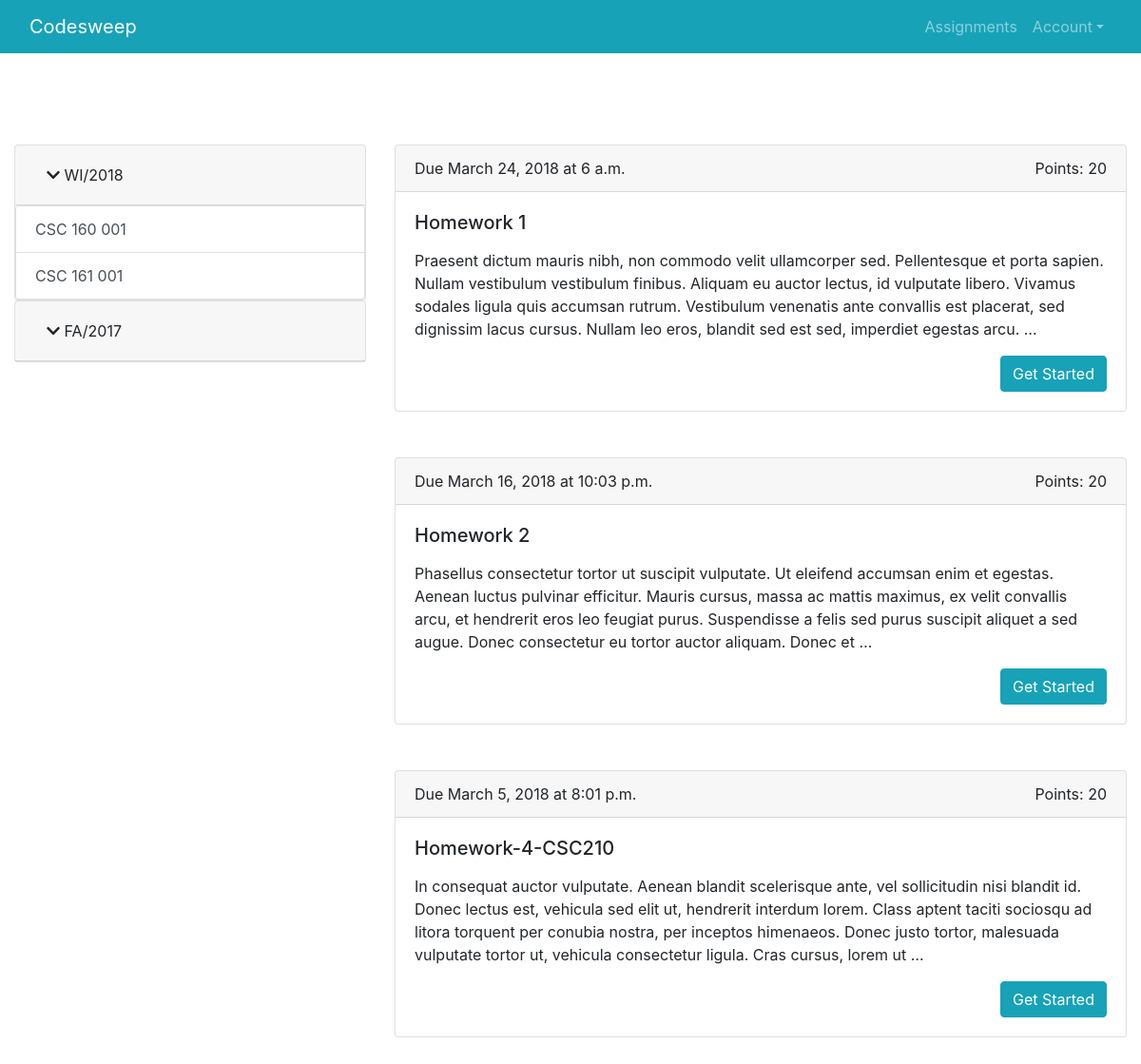
The page /assignments/ (signed in) on the database its author committed.
### mainapp/models.py (models this page shows, shortened)
class Course(models.Model):
    subject = models.CharField(max_length=3)
    number = models.CharField(max_length=3)
    section = models.CharField(max_length=3)
    professor = models.ForeignKey("auth.User", limit_choices_to={'groups__name': "Faculty"}, related_name="faculty_profile", on_delete=models.CASCADE)
    term = models.ForeignKey(Term, on_delete=models.CASCADE)
    students = models.ManyToManyField("auth.User", limit_choices_to={'groups__name': "Student"}, related_name="student_profile")
    class Meta:
        unique_together = ("subject", "number", "section")

class Assignment(models.Model):
    title = models.CharField(max_length=128, unique=True)
    points = models.IntegerField(default=0, blank=True)
    description = models.TextField(blank=True)
    date_due = models.DateField(blank=True)
    time_due = models.TimeField(blank=True)
    inputs = models.TextField()
    outputs = models.TextField()
    function_definition = models.CharField(max_length=128)
    comment_to_code_ratio = models.IntegerField(default=0, blank=True,
                    help_text="This number represents the percentage of \
                    characters that are within comments, compared to the \
                    entire body of code")
    slug = models.SlugField(unique=True)
    course = models.ForeignKey(Course, on_delete=models.CASCADE)
    instruction_file = models.ManyToManyField(InstructionFile, blank=True)

### mainapp/views.py (the view, shortened to what this page needs)
# urls.py: url(r'^assignments/', include('mainapp.urls'))
@login_required
def assignments(request):
	terms = Course.objects.filter(students = request.user).values('term__season', 'term__year').distinct()
	courses = Course.objects.filter(students = request.user)
	assignments = Assignment.objects.filter(course__in=courses)
	context_dict = {
		'assignments': assignments,
		'courses': courses,
		'terms': terms,
	}
	return render(request, 'mainapp/assignments.html', context_dict)

### templates/mainapp/assignments.html (shortened to what this page needs)
<!DOCTYPE html>
{% load staticfiles %}
<html lang="en">
  <head>
    <link rel="stylesheet" href="../../static/css/bootstrap.css">
    <link rel="stylesheet" href="../../static/css/bootstrap-grid.css">
    <link rel="stylesheet" href="../../static/css/bootstrap-reboot.css">
    <link rel="stylesheet" type="text/css" href="../../static/css/styles.css">
  </head>
  <body>
	<nav class="navbar navbar-expand-md navbar-dark bg-info">
		<div class="container">
			<a href="/assignments/" class="navbar-brand">Codesweep</a>
			<div class="navbar-collapse collapse justify-content-stretch" id="navbar7">
				<ul class="navbar-nav ml-auto">
					<li class="nav-item">
						<a class="nav-link" href="/assignments/">Assignments</a>
					</li>
					<li class="nav-item dropdown">
						<a class="nav-link dropdown-toggle" href="#" id="navbarDropdownMenuLink" data-toggle="dropdown" aria-haspopup="true" aria-expanded="false">Account</a>
					</li>
				</ul>
			</div>
		</div>
	</nav>
	<div class="container pt-5">
		<div class="row justify-content-between">
			<div class="col-md-4 mt-5">
				<div id="accordion">
                  {% for term in terms %}
				  <div class="card">
				    <div class="card-header" id="heading{{forloop.counter}}" >
				        <a class="btn btn-link" data-toggle="collapse" data-target="#body{{ forloop.counter }}" aria-expanded="true" aria-controls="{{ forloop.counter }}">
						<i class="fa fa-chevron-down"></i>
				          {{ term.term__season }}/{{ term.term__year }}
					  </a>
				    </div>
				    <div id="body{{ forloop.counter }}" class="collapse {%if forloop.counter == 1%}show{%endif%}" aria-labelledby="heading{{forloop.counter}}" data-parent="#accordion">
						<div class="list-group">
    						{% for course in courses %}
                            {% if course.term.year == term.term__year %}
                            {% if course.term.season == term.term__season %}
    						<a href="{{course.subject}}{{course.number}}{{course.section}}" style="cursor:pointer;" href="" class="list-group-item list-group-item-action">{{ course.subject }} {{ course.number }} {{ course.section }}</a>
                            {% endif %}
                            {% endif %}
                            {% endfor %}
    					</div>
				    </div>
				  </div>
                  {% endfor %}
				</div>
			</div>
			<div class="animated bounceInUp col col-lg-8 mb-5">
				{% if assignments %} {% for assignment in assignments %}
				<div class="card mt-5">
					<div class="card-header">
						<div>
							Due {{ assignment.date_due }} at {{ assignment.time_due }}
							<div class="float-right">
								Points: {{ assignment.points }}
							</div>
						</div>
					</div>
					<div class="card-body">
						<h5 class="card-title">{{ assignment.title }}</h5>
						<p class="card-text">{{ assignment.description|truncatewords:50|linebreaks }}</p>
						<a href="{{ assignment.slug }}" class="btn btn-primary float-right btn-info">Get Started</a>
					</div>
				</div>
				{% endfor %}
			</div>
			{% else %}
			<div class="display-3 text-center mt-4"> Homework will be posted momentarily </div>
			{% endif %}
		</div>
	</div>
</body>
</html>

### rows shown on the page
Course: subject "CSC", number "160", section "001"
Course: subject "CSC", number "161", section "001"
Assignment: date_due "March 24, 2018", time_due "6 a.m.", points "20", title "Homework 1", description "Praesent dictum mauris nibh, non commodo velit ullamcorper sed. Pellentesque et porta sapien. Nullam vestibulum vestibulum finibus. Aliquam eu auctor lectus, id vulputate libero. Vivamus sodales ligula quis accumsan rutrum. Vestibulum venenatis ante convallis est placerat, sed dignissim lacus cursus. Nullam leo eros, blandit sed est sed, imperdiet egestas arcu. …"
Assignment: date_due "March 16, 2018", time_due "10:03 p.m.", points "20", title "Homework 2", description "Phasellus consectetur tortor ut suscipit vulputate. Ut eleifend accumsan enim et egestas. Aenean luctus pulvinar efficitur. Mauris cursus, massa ac mattis maximus, ex velit convallis arcu, et hendrerit eros leo feugiat purus. Suspendisse a felis sed purus suscipit aliquet a sed augue. Donec consectetur eu tortor auctor aliquam. Donec et …"
Assignment: date_due "March 5, 2018", time_due "8:01 p.m.", points "20", title "Homework-4-CSC210", description "In consequat auctor vulputate. Aenean blandit scelerisque ante, vel sollicitudin nisi blandit id. Donec lectus est, vehicula sed elit ut, hendrerit interdum lorem. Class aptent taciti sociosqu ad litora torquent per conubia nostra, per inceptos himenaeos. Donec justo tortor, malesuada vulputate tortor ut, vehicula consectetur ligula. Cras cursus, lorem ut …"

### other values the page prints
{{ term.term__season }} "WI" "FA"
{{ term.term__year }} "2018" "2017"
